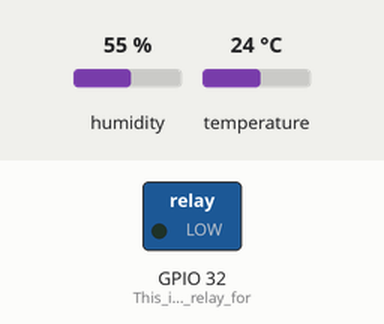
Recording of a sketch running on a simulated ESP32. Parts: switched loads named in the sketch (green lamp = pin HIGH). Inputs (shaded band) come from the test bench; at power-on: humidity 55 %, temperature 24 °C. WiFi joins after 1.5 s; servers stay silent unless stated; what the sketch prints to the serial monitor is not drawn.

Above: at 0.1 s.
At 1.6 s:
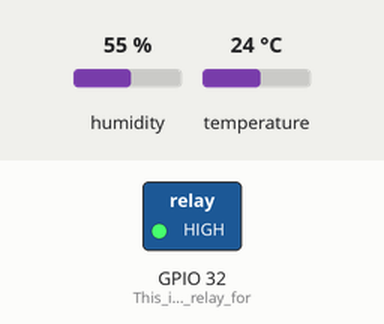
Timing chart, 0 to 3.1 s (numbered marks = the images above):
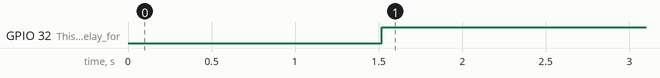

Measured:
- by itself, GPIO 32 (This_is_for_the_relay_for): LOW → HIGH at 1.5 s

The sketch:

FinalFirebaseUpload.ino
```cpp
#include <WiFi.h>
#include "FirebaseESP32.h"
#include "DHT.h"

#define DHTPIN 14     // Digital pin connected to the DHT sensor
#define DHTTYPE DHT22   // DHT 22

//Data for the DHT22 goes to pin 14 on esp32 board and the data for the relay goes to pin 32.

FirebaseData firebaseData;
const char* ssid = "SSID"; //Use the wifi name as ssid
const char* password =  NULL; //If your wifi has a password put it here. Must be a string
int setTemp = 60; //Just the temperature that you want

DHT dht(DHTPIN, DHTTYPE); //Init the DHT
void setup() {

  Serial.begin(115200); //Using 115200 bud
  Serial.println(F("DHTxx test!"));
  delay(10);

  pinMode(32, OUTPUT); //This is for the relay for the dryer. Pin 32 is defined as an output.
  digitalWrite(32, LOW);


  dht.begin(); //start the dht module
  Serial.println('\n');
  WiFi.begin(ssid, password);

  while (WiFi.status() != WL_CONNECTED) {
    delay(500);
    Serial.print("."); //Checking to see if the wifi is connected
  }
  Serial.println(".......");
  Serial.println("WiFi Connected....IP Address:");
  Serial.println(WiFi.localIP());
  Firebase.begin("project.firebaseio.com", "firebase secret");
  Firebase.reconnectWiFi(true);
}

void updateFB() {
  // set
  delay(1000); //Delay 1 second to make sure everything is done setting up
  float h = dht.readHumidity(); //define the humidity as h
  float t = dht.readTemperature(); //define the temperature as t
  if (isnan(h) || isnan(t)) {
    Serial.println(F("Failed to read from DHT sensor!")); //alert us if the sensor isn't working
    return;
  }

  //if it is working then do the following.
  if (Firebase.setTimestamp(firebaseData, "/data/0/ts")) { //get the timestamp as ts for firebase
    Serial.println("PASSED");
      Serial.println("PATH: " + firebaseData.dataPath()); //print the path of the db
      int ts = firebaseData.intData(); //assign the int of the timestamp as ts for later use.
      Serial.println("VALUE:  " + String(ts));
      Serial.println("------------------------------------");
      Serial.println();

      String ts_str = String(ts); //convert the int of ts to a string to be used a path

      if(Firebase.set(firebaseData, "/data/0/" + ts_str + "/humidity", h)) {
        Serial.println("PATH: " + firebaseData.dataPath()); //Set the humidity to h and print the path if successful
      } else {
            Serial.println("FAILED"); //if it's not then alert us the reason why
          Serial.println("REASON: " + firebaseData.errorReason());
          Serial.println("------------------------------------");
          Serial.println();
      }
      if(Firebase.set(firebaseData, "/data/0/" + ts_str + "/temperature", t)){ //try to set the temperature to the temp
        Serial.println("PATH: " + firebaseData.dataPath()); //if it can then print the path
        } else {
            Serial.println("FAILED"); //if it can not then print the reason why it failed.
          Serial.println("REASON: " + firebaseData.errorReason());
          Serial.println("------------------------------------");
          Serial.println();
      }
  }
  else
  {
    Serial.println("FAILED");
    Serial.println("REASON: " + firebaseData.errorReason());
    Serial.println("------------------------------------");
    Serial.println();
  }
  //just for us to see that we are sending the right data to firebase.Print the humidity and temperature
  Serial.print(F("Humidity: "));
  Serial.print(h);
  Serial.print(F("%  Temperature: "));
  Serial.print(t);
  Serial.println(F("°C "));
  //Delay again just to slow down date upload. You can change this but remember it will be +1 second as we have a delay at the beginning.
  delay(1000);
}
void loop() {
    //define the temp again to be used in the if statement
    float t = dht.readTemperature();
    //If the temp is less than our set temp then turn the dryer on.
    if (t < setTemp) {
      digitalWrite(32, HIGH); //We do that by setting it to high.
    }
    else if(t > setTemp) { //if it is more than our set temp then turn the dryer off.
      digitalWrite(32, LOW);
    }
    //Finally, run the update firebase function to update firebase. This is ran every 2.5 seconds. You can change it by changing the delay under this function call or in the function itself.
    updateFB();

    delay(500);
}
```
